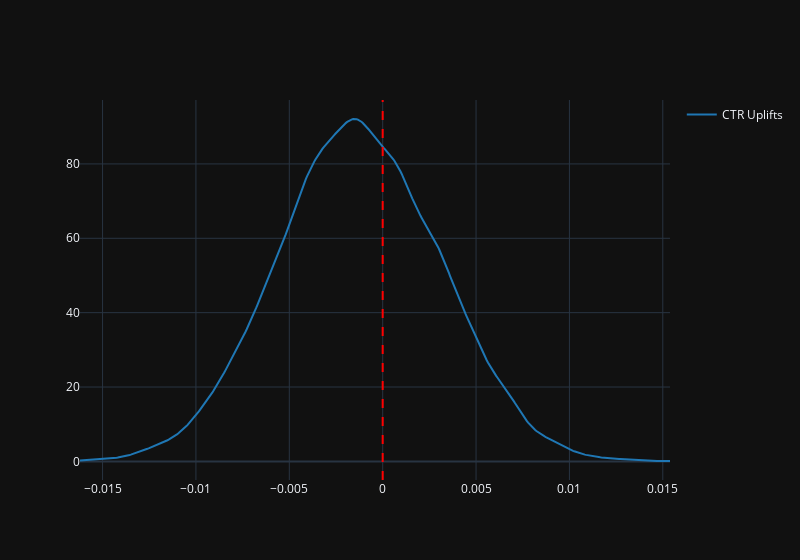
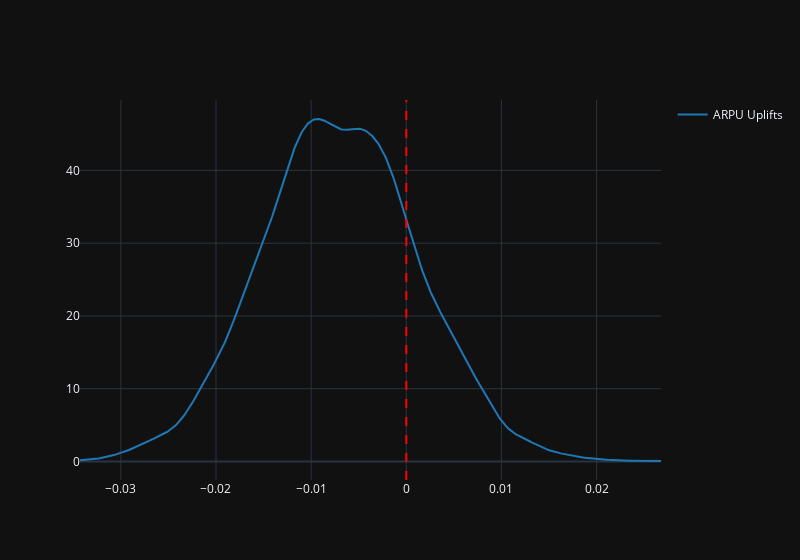
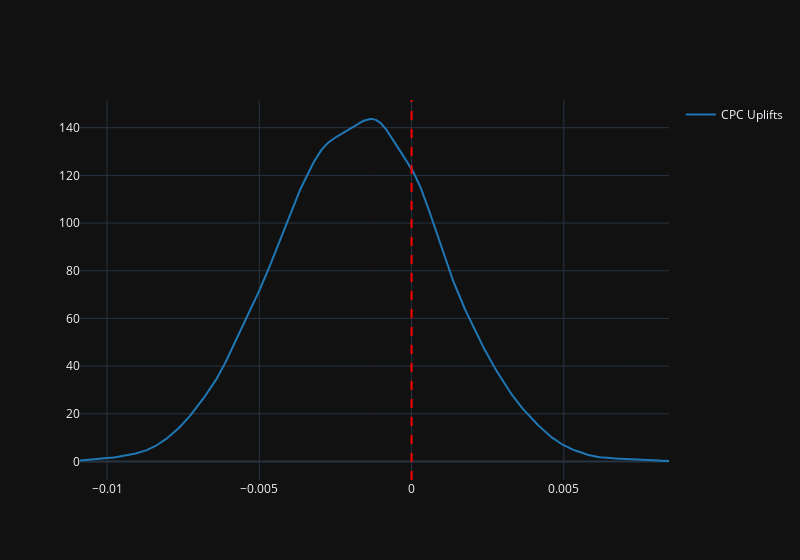

These figures' notebook cell, in order:
### Markdown cell above
We will display graphs and p value for all countries

### Code cell
make_plot(arpu_uplifts, ctr_uplifts, cpc_uplifts)

p_value_ctr = calculate_p_value(ctr_uplifts)
print(p_value_ctr, p_value_ctr < 0.05)

p_value_arpu = calculate_p_value(arpu_uplifts)
print(p_value_arpu, p_value_arpu < 0.05)

p_value_cpc = calculate_p_value(cpc_uplifts)
print(p_value_cpc, p_value_cpc < 0.05)

### Figure 1 — Plotly figure (JSON) as saved in the notebook; plotly's stock layout.template omitted (floating-point values rounded to 4 significant figures; data arrays with more than 128 entries replaced by an {"elided": "..."} marker saying what was removed)
{"data": [{"legendgroup": "CTR Uplifts", "marker": {"color": "rgb(31, 119, 180)"}, "mode": "lines", "name": "CTR Uplifts", "showlegend": true, "x": {"elided": "500 float values"}, "xaxis": "x", "y": {"elided": "500 float values"}, "yaxis": "y", "type": "scatter"}], "layout": {"barmode": "overlay", "hovermode": "closest", "legend": {"traceorder": "reversed"}, "xaxis": {"anchor": "y2", "domain": [0.0, 1.0], "zeroline": false}, "yaxis": {"anchor": "free", "domain": [0.0, 1], "position": 0.0}, "width": 800, "shapes": [{"line": {"color": "red", "dash": "dash"}, "type": "line", "x0": 0, "x1": 0, "xref": "x", "y0": 0, "y1": 1, "yref": "paper"}]}}

### Figure 2 — Plotly figure (JSON) as saved in the notebook; plotly's stock layout.template omitted (floating-point values rounded to 4 significant figures; data arrays with more than 128 entries replaced by an {"elided": "..."} marker saying what was removed)
{"data": [{"legendgroup": "ARPU Uplifts", "marker": {"color": "rgb(31, 119, 180)"}, "mode": "lines", "name": "ARPU Uplifts", "showlegend": true, "x": {"elided": "500 float values"}, "xaxis": "x", "y": {"elided": "500 float values"}, "yaxis": "y", "type": "scatter"}], "layout": {"barmode": "overlay", "hovermode": "closest", "legend": {"traceorder": "reversed"}, "xaxis": {"anchor": "y2", "domain": [0.0, 1.0], "zeroline": false}, "yaxis": {"anchor": "free", "domain": [0.0, 1], "position": 0.0}, "width": 800, "shapes": [{"line": {"color": "red", "dash": "dash"}, "type": "line", "x0": 0, "x1": 0, "xref": "x", "y0": 0, "y1": 1, "yref": "paper"}]}}

### Figure 3 — Plotly figure (JSON) as saved in the notebook; plotly's stock layout.template omitted (floating-point values rounded to 4 significant figures; data arrays with more than 128 entries replaced by an {"elided": "..."} marker saying what was removed)
{"data": [{"legendgroup": "CPC Uplifts", "marker": {"color": "rgb(31, 119, 180)"}, "mode": "lines", "name": "CPC Uplifts", "showlegend": true, "x": {"elided": "500 float values"}, "xaxis": "x", "y": {"elided": "500 float values"}, "yaxis": "y", "type": "scatter"}], "layout": {"barmode": "overlay", "hovermode": "closest", "legend": {"traceorder": "reversed"}, "xaxis": {"anchor": "y2", "domain": [0.0, 1.0], "zeroline": false}, "yaxis": {"anchor": "free", "domain": [0.0, 1], "position": 0.0}, "width": 800, "shapes": [{"line": {"color": "red", "dash": "dash"}, "type": "line", "x0": 0, "x1": 0, "xref": "x", "y0": 0, "y1": 1, "yref": "paper"}]}}
